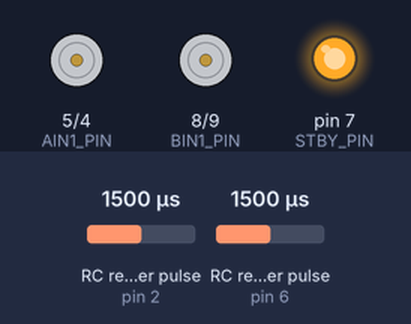
Bench run of a sketch on a simulated Arduino Uno, built with avr-gcc and run on an emulated ATmega328P. On the bench: motor-driver pin pairs drawn as motors (green arrow = first pin HIGH = forward, orange = second pin HIGH = backward, longer = more drive, scaled by the enable pin, stopped while the standby pin is LOW), output pins drawn as LEDs (lit = HIGH). Wiring (inferred from the names in the program): 2 × RC receiver channel: data pin 2 / data pin 6. Inputs (shaded band) come from the test bench; at power-on: RC receiver pulse (sensors on pin 2, pin 6) 1500 µs. What the sketch prints to the serial monitor is not drawn.

Above: at 2.2 s.
2.3 s: RC receiver pulse (sensor on pin 2) set to 1446 µs
3.8 s: RC receiver pulse (sensor on pin 2) set to 1412 µs
At 4.6 s:
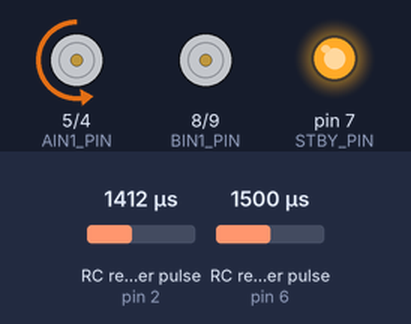
5.3 s: RC receiver pulse (sensor on pin 6) set to 1435 µs
6.8 s: RC receiver pulse (sensor on pin 6) set to 1414 µs
At 8.0 s:
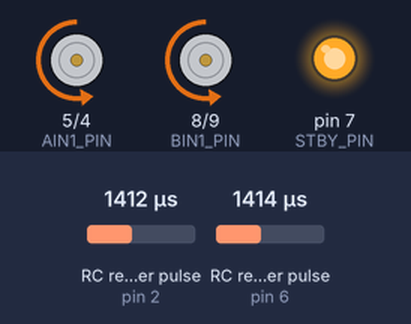
8.3 s: RC receiver pulse (sensor on pin 2) set to 1020 µs
At 9.2 s:
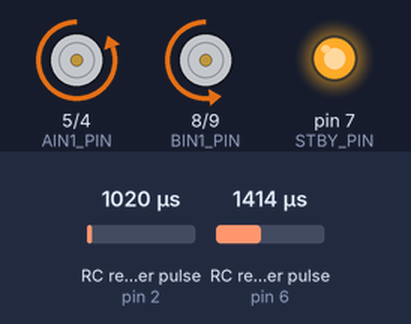
9.8 s: RC receiver pulse (sensor on pin 6) set to 1020 µs
At 10.3 s:
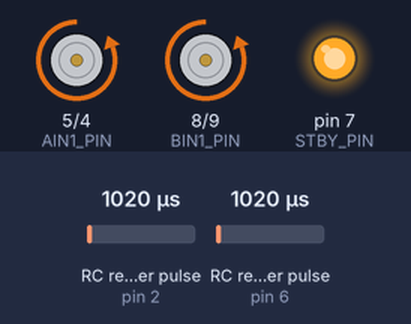
Timing chart, 0 to 12.3 s (numbered marks = the images above; inputs shaded):
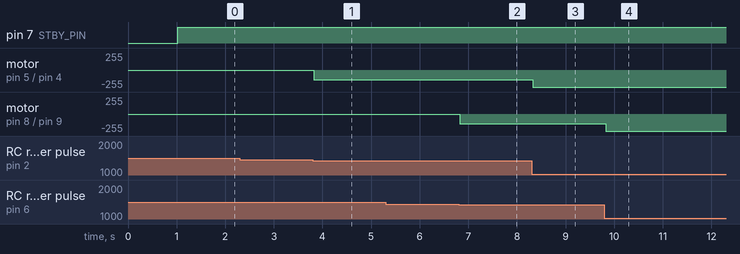

Measured:
- the behaviour switches between 1429 and 1428 µs on RC receiver pulse (sensor on pin 2) (found by bisection; images 0 and 1)
- the behaviour switches between 1429 and 1428 µs on RC receiver pulse (sensor on pin 6) (found by bisection; images 1 and 2)
- after the input at 2.3 s, every drawn part: stays the same
- after the input at 3.8 s, motor on pin 5 (AIN1_PIN) / pin 4 (AIN2_PIN): stopped → backward 146/255 at once
- after the input at 5.3 s, every drawn part: stays the same
- after the input at 6.8 s, motor on pin 8 (BIN1_PIN) / pin 9 (BIN2_PIN): stopped → backward 145/255 at once
- after the input at 8.3 s, motor on pin 5 (AIN1_PIN) / pin 4 (AIN2_PIN): backward 146/255 → backward 255/255 at once
- after the input at 9.8 s, motor on pin 8 (BIN1_PIN) / pin 9 (BIN2_PIN): backward 145/255 → backward 255/255 at once

The sketch:

d153b_pixhawk_pwm_bridge.ino
```cpp
// Pixhawk 6C -> Arduino UNO -> D153B/TB6612 -> MG513X brushed DC motors.
//
// This sketch reads two Pixhawk PWM outputs and converts them to D153B H-bridge
// direction + PWM signals.
//
// Intended first mode:
//   Pixhawk output 1 -> left wheel command
//   Pixhawk output 2 -> right wheel command
//
// Safety behavior:
//   - Invalid/missing PWM input stops both motors.
//   - PWM around 1500us is treated as neutral.
//   - Motor output is released on startup.

// Pixhawk PWM input pins on Arduino.
const uint8_t LEFT_RC_PIN = 2;
const uint8_t RIGHT_RC_PIN = 6;

// D153B wiring to Arduino UNO.
const uint8_t PWMA_PIN = 3;
const uint8_t AIN2_PIN = 4;
const uint8_t AIN1_PIN = 5;
const uint8_t STBY_PIN = 7;
const uint8_t BIN1_PIN = 8;
const uint8_t BIN2_PIN = 9;
const uint8_t PWMB_PIN = 10;

const int CENTER_US = 1500;
const int DEAD_BAND_US = 70;
const int MIN_VALID_US = 900;
const int MAX_VALID_US = 2100;
const int MAX_STICK_US = 450;

// MG513X + rover load usually needs non-trivial PWM to start moving.
const int MIN_DRIVE_PWM = 120;
const int MAX_DRIVE_PWM = 255;

// Stop if a PWM pulse is not seen quickly.
const unsigned long PULSE_TIMEOUT_US = 25000;

// Change only if physical motor direction is reversed.
const bool LEFT_INVERT = false;
const bool RIGHT_INVERT = false;

void stopAll() {
  analogWrite(PWMA_PIN, 0);
  analogWrite(PWMB_PIN, 0);
  digitalWrite(AIN1_PIN, LOW);
  digitalWrite(AIN2_PIN, LOW);
  digitalWrite(BIN1_PIN, LOW);
  digitalWrite(BIN2_PIN, LOW);
  digitalWrite(STBY_PIN, LOW);
}

int readPixhawkCommand(uint8_t pin, bool *valid) {
  unsigned long pulse = pulseIn(pin, HIGH, PULSE_TIMEOUT_US);

  if (pulse < MIN_VALID_US || pulse > MAX_VALID_US) {
    *valid = false;
    return 0;
  }

  *valid = true;
  int centered = (int)pulse - CENTER_US;

  if (abs(centered) <= DEAD_BAND_US) {
    return 0;
  }

  centered = constrain(centered, -MAX_STICK_US, MAX_STICK_US);
  return map(centered, -MAX_STICK_US, MAX_STICK_US, -255, 255);
}

void setOneMotor(
  int command,
  uint8_t pwmPin,
  uint8_t in1Pin,
  uint8_t in2Pin,
  bool invert
) {
  command = constrain(command, -255, 255);

  if (abs(command) < 5) {
    analogWrite(pwmPin, 0);
    digitalWrite(in1Pin, LOW);
    digitalWrite(in2Pin, LOW);
    return;
  }

  bool forward = command > 0;
  if (invert) {
    forward = !forward;
  }

  int pwm = map(abs(command), 1, 255, MIN_DRIVE_PWM, MAX_DRIVE_PWM);
  pwm = constrain(pwm, MIN_DRIVE_PWM, MAX_DRIVE_PWM);

  digitalWrite(in1Pin, forward ? HIGH : LOW);
  digitalWrite(in2Pin, forward ? LOW : HIGH);
  analogWrite(pwmPin, pwm);
}

void driveMotors(int leftCommand, int rightCommand) {
  digitalWrite(STBY_PIN, HIGH);
  setOneMotor(leftCommand, PWMA_PIN, AIN1_PIN, AIN2_PIN, LEFT_INVERT);
  setOneMotor(rightCommand, PWMB_PIN, BIN1_PIN, BIN2_PIN, RIGHT_INVERT);
}

void setup() {
  pinMode(LEFT_RC_PIN, INPUT);
  pinMode(RIGHT_RC_PIN, INPUT);

  pinMode(PWMA_PIN, OUTPUT);
  pinMode(AIN2_PIN, OUTPUT);
  pinMode(AIN1_PIN, OUTPUT);
  pinMode(STBY_PIN, OUTPUT);
  pinMode(BIN1_PIN, OUTPUT);
  pinMode(BIN2_PIN, OUTPUT);
  pinMode(PWMB_PIN, OUTPUT);

  stopAll();
  Serial.begin(115200);
  Serial.println("D153B Pixhawk PWM bridge ready");
  delay(1000);
}

void loop() {
  bool leftValid = false;
  bool rightValid = false;
  int leftCommand = readPixhawkCommand(LEFT_RC_PIN, &leftValid);
  int rightCommand = readPixhawkCommand(RIGHT_RC_PIN, &rightValid);

  if (!leftValid || !rightValid) {
    stopAll();
    delay(20);
    return;
  }

  driveMotors(leftCommand, rightCommand);
  delay(10);
}
```
